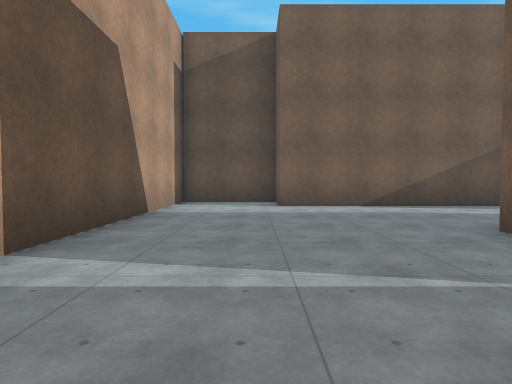
[1] (above)

17 first-person views from a walk through a Godot game level. The camera is 1.3 m above the floor, tilts 2° down and sees 75° across. The floor is counted in squares, 2 m on a side. Each view is taken from the middle of a square. On the plan, view 1 faces up. The plan holds only what a view shows up to about 10 squares ahead; the rest is blank. The place goes on beyond the plan. Surface patterns are stand-ins for the level's own textures.

[2]
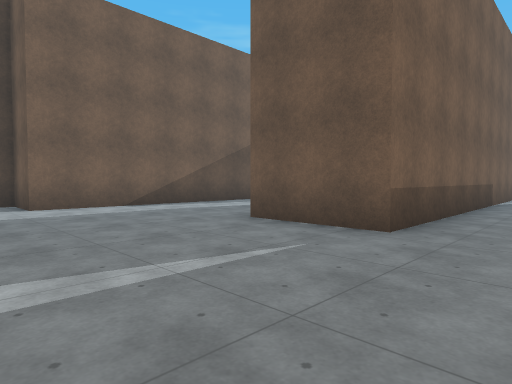

[3]
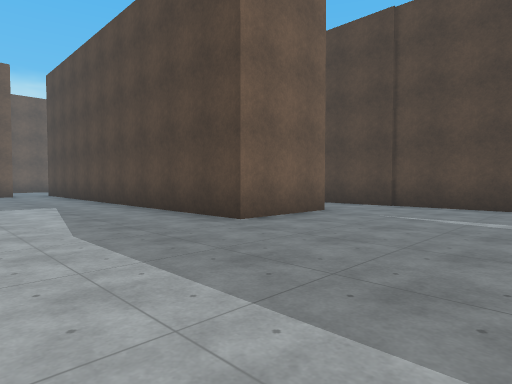

[4]
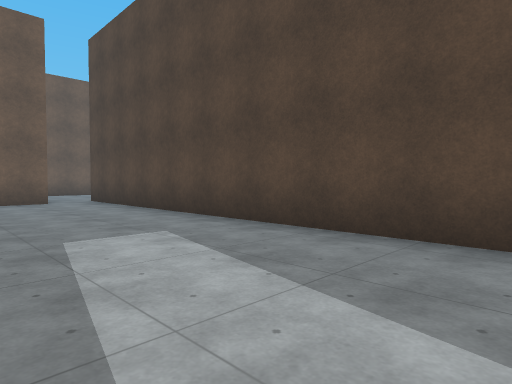

[5]
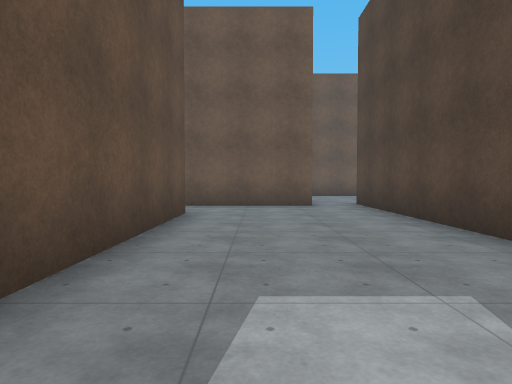

[6]
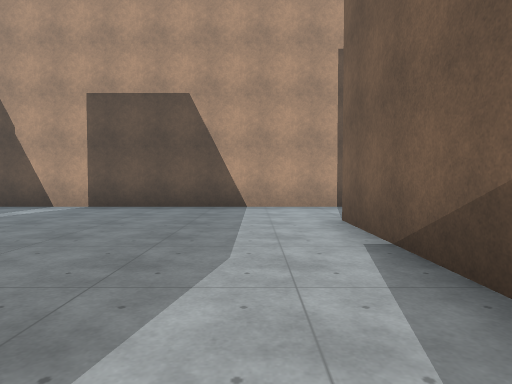

[7]
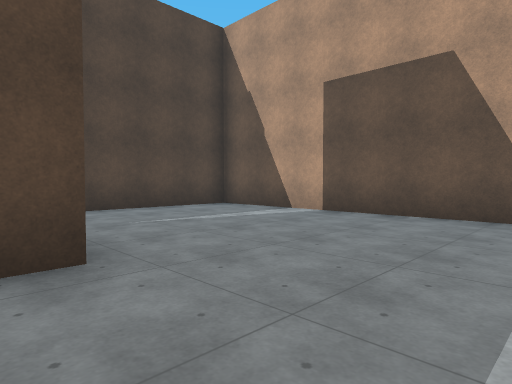

[8]
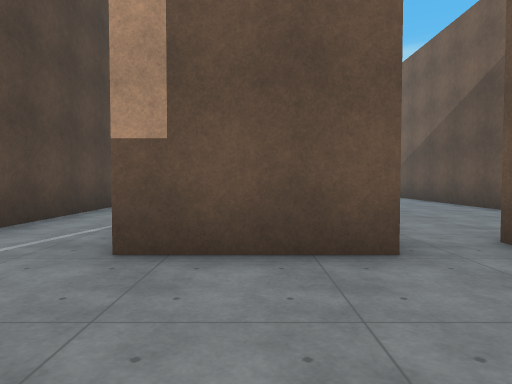

[9]
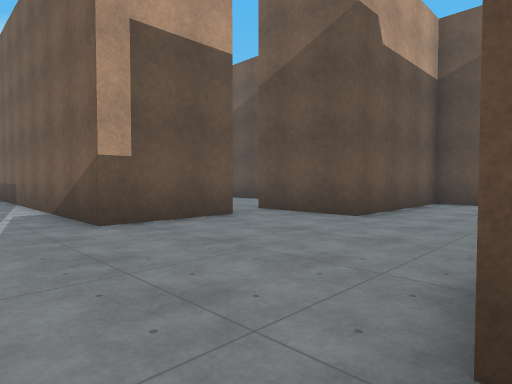

[10]
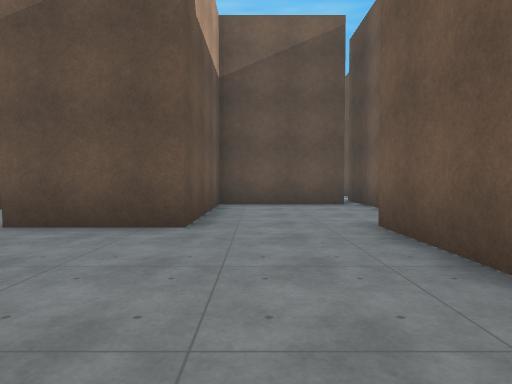

[11]
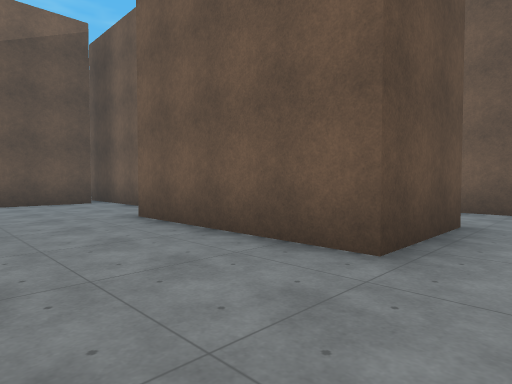

[12]
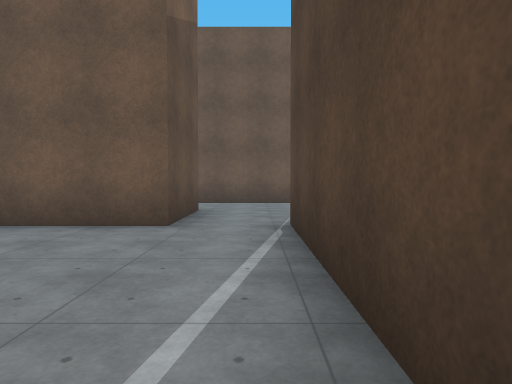

[13]
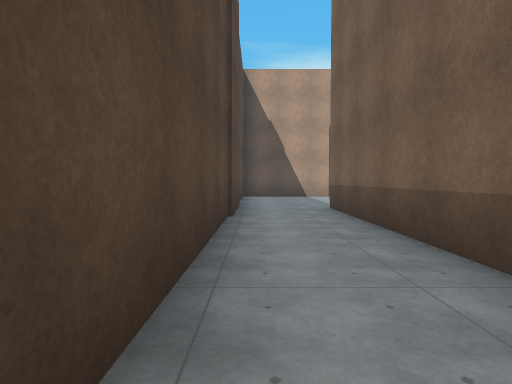

[14]
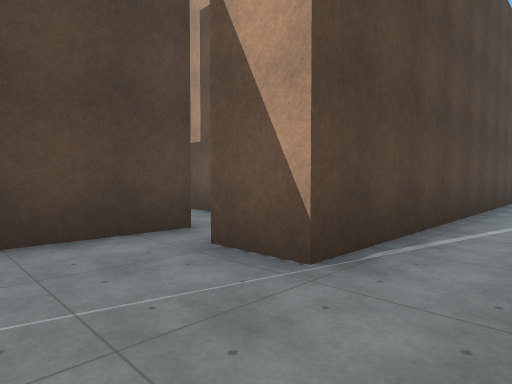

[15]
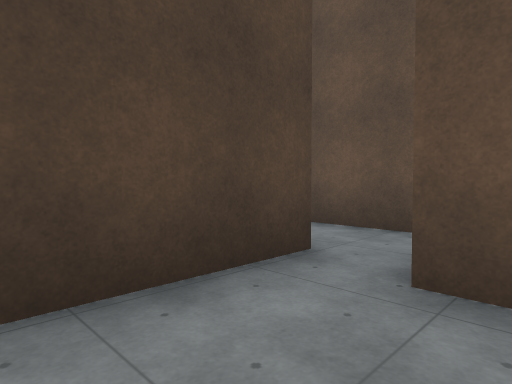

[16]
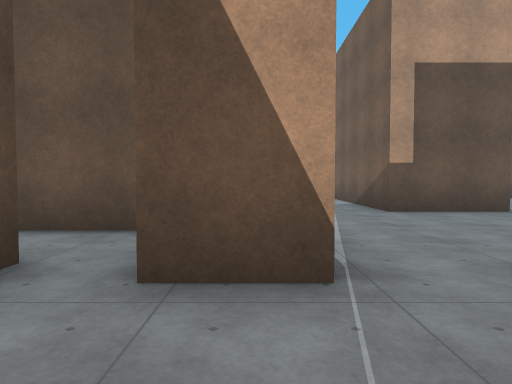

[17]
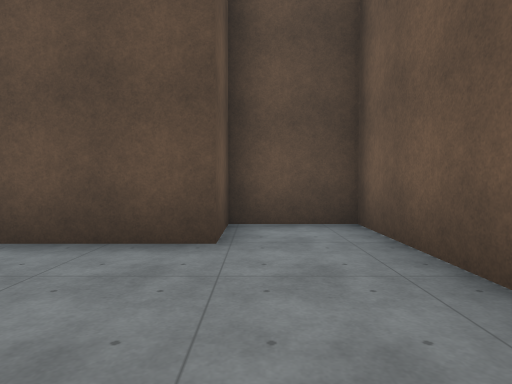

### Floor plan
Points are (right, up) in squares from view 1. A wall is a line through its corners. A room is listed if a view was taken in it or the views show most of it. See-through windows are left out.
Room 1 (views 1, 2, 3, 4, 5, 6, 7, 17)
walls: (6.2, 8.4) (0.6, 8.4) (0.6, 9.9) (-2.2, 9.9) (-2.2, -0.5) (1.5, -0.5); (3.1, 1.8) (3.1, 4.2) (15.1, 4.2); (14.5, 5.6) (14.5, 9.9) (12.6, 9.9) (12.6, 8.4) (7.8, 8.4)
ways out: opening at (2.5, 0.5) to room 2; opening at (15, 5) to room 2
Room 2 (views 8, 9, 10, 11, 12, 13, 14, 15, 16)
walls: (15.1, 4.2) (15.1, 1.8) (3.1, 1.8); (19.4, -2.9) (21.9, -2.9); (22.4, 1.2) (19.8, 1.2) (19.8, 5.8); (20.9, 8.1) (20.9, 11); (20.4, 9.9) (17, 9.9) (17, 5.6) (14.5, 5.6); (1.5, -0.5) (19.9, -0.5) (19.9, -1.9)
ways out: opening at (2.5, 0.5) to room 1; opening at (15, 5) to room 1

Positions as (right, up) in squares from view 1, and headings:
1: (0, 0), facing up
2: (-1, 0), facing up-right
3: (-1, 8), facing down-right
4: (4, 8), facing down-right
5: (6, 7), facing right
6: (6, 7), facing left
7: (4, 7), facing down-left
8: (18, 3), facing left
9: (20, 0), facing up-left
10: (18, 1), facing up
11: (17, 0), facing up-right
12: (15, 0), facing right
13: (11, 0), facing left
14: (22, 1), facing down-left
15: (22, -1), facing down-left
16: (22, -1), facing left
17: (13, 5), facing up
